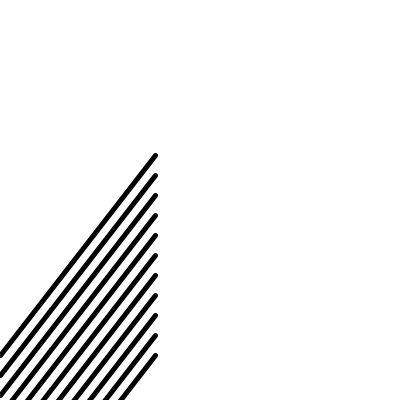
Frame 1 (no input)
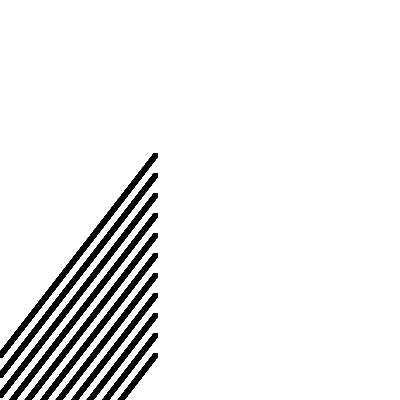
Frame 60 (the mouse pressed at the canvas centre just before this capture)
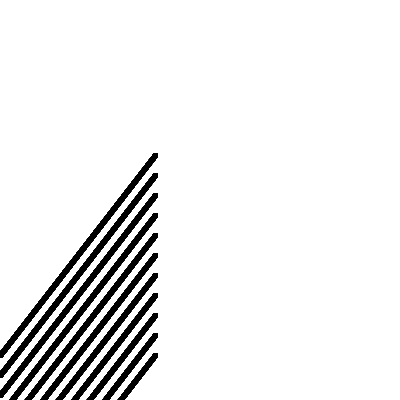
Frame 120 (the mouse held since frame 60 and released just before this capture)

The Processing sketch that drew these frames (run headless with seeded random() and noise(); from frame 60 on, the mouse is pressed at the canvas centre):

// Processing sketch: processing_62148
// ── processing_62148.pde

//Mut

void setup () {
  size (400, 400);
  strokeWeight(5);
  smooth();
  background(255);
}

void draw () {
//fill(100, 10);
//rect(0,0, width, height);
//versatz = versatz + 0.15;
    for (int y = 155; y <= 355; y = y + 20) {
      line (155, y, 0, y+200);
    }

}
